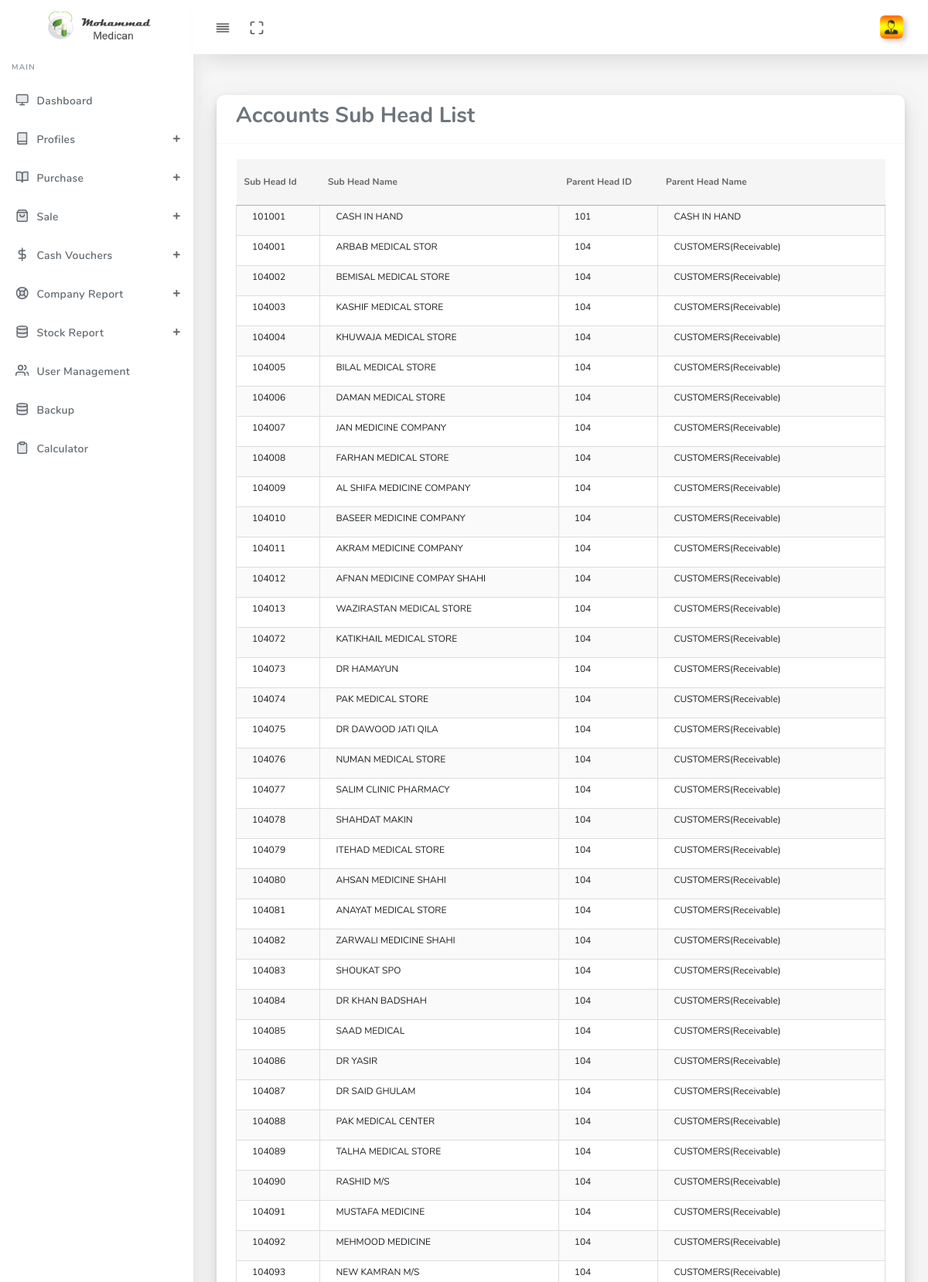
The page /subhead-list.php (signed in, upper part) on the database its author committed.
### tables this page shows
CREATE TABLE IF NOT EXISTS `subheads` (
  `sub_head_id` int(11) NOT NULL,
  `h_id` smallint(6) DEFAULT NULL,
  `acid` tinyint(4) DEFAULT NULL,
  `sub_head_name` varchar(31) DEFAULT NULL,
  `status` tinyint(4) DEFAULT NULL,
  PRIMARY KEY (`sub_head_id`)
);

CREATE TABLE IF NOT EXISTS `mainhead` (
  `h_id` smallint(6) NOT NULL,
  `acid` tinyint(4) DEFAULT NULL,
  `head_name` varchar(29) DEFAULT NULL,
  `status` tinyint(4) DEFAULT NULL,
  PRIMARY KEY (`h_id`)
);

### subhead-list.php (the view, shortened to what this page needs)
<?php
include "include/header.php";
?>
</head>
<body >
  <?php include "include/menu.php"; ?>
      <div class="main-content">
        <section class="section">
          <div class="section-body">
            <div class="row">
              <div class="col-12">
                <div class="card">
                  <div class="card-header">
                    <h3>Accounts Sub Head List</h3>
                  </div>
                  <div class="card-body">
                    <div class="table-responsive">
<table class="table table-striped table-hover text-dark mb-2" id="user_data" style="width:100%;">
<thead>
<tr>
<th >Sub Head Id</th>
<th >Sub Head Name</th>
<th >Parent Head ID</th>
<th >Parent Head Name</th>
</tr>
</thead>
<tbody>
<?php
include "db.php";
$q="select a.*,b.head_name
from subheads as a ,mainhead as b
where a.h_id=b.h_id
";
$s=$dbpdo->prepare($q);
$s->execute();
while($row = $s->fetch(PDO::FETCH_BOTH)){
echo "<tr>
<td>$row[0]</td>
<td>$row[3]</td>
<td>$row[1]</td>
<td>$row[5]</td>
</tr>
";
}
?>
  </tbody>
 </table>
               </div>
            </div></div>
            </div>
              </div>
            </div>
          </div>
     <?php include "include/footer.php";?>

### include/header.php (style rules this page uses)
#user_data { font-size:13px !important; color: #191d21 !important }
#user_data tr td { height: 0px; font-size: 12px; padding: 5px 5px 15px 20px; border: 1px solid #ddd !important; }
th { background-image: linear-gradient(#8ea0a0,#a9e0e2); border: 0px solid #333 !important; color: #583517; border-bottom: 1px solid #b5b0b0 !important; background: #ddd; font-size: 12px; }
thead { margin-bottom:5px; }

### rows shown on the page
subheads: sub_head_id "101001", sub_head_name "CASH IN HAND", h "101", h.head_name "CASH IN HAND"
subheads: sub_head_id "104001", sub_head_name "ARBAB MEDICAL STOR", h "104", h.head_name "CUSTOMERS(Receivable)"
subheads: sub_head_id "104002", sub_head_name "BEMISAL MEDICAL STORE", h "104", h.head_name "CUSTOMERS(Receivable)"
subheads: sub_head_id "104003", sub_head_name "KASHIF MEDICAL STORE", h "104", h.head_name "CUSTOMERS(Receivable)"
subheads: sub_head_id "104004", sub_head_name "KHUWAJA MEDICAL STORE", h "104", h.head_name "CUSTOMERS(Receivable)"
subheads: sub_head_id "104005", sub_head_name "BILAL MEDICAL STORE", h "104", h.head_name "CUSTOMERS(Receivable)"
subheads: sub_head_id "104006", sub_head_name "DAMAN MEDICAL STORE", h "104", h.head_name "CUSTOMERS(Receivable)"
subheads: sub_head_id "104007", sub_head_name "JAN MEDICINE COMPANY", h "104", h.head_name "CUSTOMERS(Receivable)"
subheads: sub_head_id "104008", sub_head_name "FARHAN MEDICAL STORE", h "104", h.head_name "CUSTOMERS(Receivable)"
subheads: sub_head_id "104009", sub_head_name "AL SHIFA MEDICINE COMPANY", h "104", h.head_name "CUSTOMERS(Receivable)"
subheads: sub_head_id "104010", sub_head_name "BASEER MEDICINE COMPANY", h "104", h.head_name "CUSTOMERS(Receivable)"
subheads: sub_head_id "104011", sub_head_name "AKRAM MEDICINE COMPANY", h "104", h.head_name "CUSTOMERS(Receivable)"
subheads: sub_head_id "104012", sub_head_name "AFNAN MEDICINE COMPAY SHAHI", h "104", h.head_name "CUSTOMERS(Receivable)"
subheads: sub_head_id "104013", sub_head_name "WAZIRASTAN MEDICAL STORE", h "104", h.head_name "CUSTOMERS(Receivable)"
subheads: sub_head_id "104072", sub_head_name "KATIKHAIL MEDICAL STORE", h "104", h.head_name "CUSTOMERS(Receivable)"
subheads: sub_head_id "104073", sub_head_name "DR HAMAYUN", h "104", h.head_name "CUSTOMERS(Receivable)"
subheads: sub_head_id "104074", sub_head_name "PAK MEDICAL STORE", h "104", h.head_name "CUSTOMERS(Receivable)"
subheads: sub_head_id "104075", sub_head_name "DR DAWOOD JATI QILA", h "104", h.head_name "CUSTOMERS(Receivable)"
subheads: sub_head_id "104076", sub_head_name "NUMAN MEDICAL STORE", h "104", h.head_name "CUSTOMERS(Receivable)"
subheads: sub_head_id "104077", sub_head_name "SALIM CLINIC PHARMACY", h "104", h.head_name "CUSTOMERS(Receivable)"
subheads: sub_head_id "104078", sub_head_name "SHAHDAT MAKIN", h "104", h.head_name "CUSTOMERS(Receivable)"
subheads: sub_head_id "104079", sub_head_name "ITEHAD MEDICAL STORE", h "104", h.head_name "CUSTOMERS(Receivable)"
subheads: sub_head_id "104080", sub_head_name "AHSAN MEDICINE SHAHI", h "104", h.head_name "CUSTOMERS(Receivable)"
subheads: sub_head_id "104081", sub_head_name "ANAYAT MEDICAL STORE", h "104", h.head_name "CUSTOMERS(Receivable)"
subheads: sub_head_id "104082", sub_head_name "ZARWALI MEDICINE SHAHI", h "104", h.head_name "CUSTOMERS(Receivable)"
subheads: sub_head_id "104083", sub_head_name "SHOUKAT SPO", h "104", h.head_name "CUSTOMERS(Receivable)"
subheads: sub_head_id "104084", sub_head_name "DR KHAN BADSHAH", h "104", h.head_name "CUSTOMERS(Receivable)"
subheads: sub_head_id "104085", sub_head_name "SAAD MEDICAL", h "104", h.head_name "CUSTOMERS(Receivable)"
subheads: sub_head_id "104086", sub_head_name "DR YASIR", h "104", h.head_name "CUSTOMERS(Receivable)"
subheads: sub_head_id "104087", sub_head_name "DR SAID GHULAM", h "104", h.head_name "CUSTOMERS(Receivable)"
subheads: sub_head_id "104088", sub_head_name "PAK MEDICAL CENTER", h "104", h.head_name "CUSTOMERS(Receivable)"
subheads: sub_head_id "104089", sub_head_name "TALHA MEDICAL STORE", h "104", h.head_name "CUSTOMERS(Receivable)"
subheads: sub_head_id "104090", sub_head_name "RASHID M/S", h "104", h.head_name "CUSTOMERS(Receivable)"
subheads: sub_head_id "104091", sub_head_name "MUSTAFA MEDICINE", h "104", h.head_name "CUSTOMERS(Receivable)"
subheads: sub_head_id "104092", sub_head_name "MEHMOOD MEDICINE", h "104", h.head_name "CUSTOMERS(Receivable)"
subheads: sub_head_id "104093", sub_head_name "NEW KAMRAN M/S", h "104", h.head_name "CUSTOMERS(Receivable)"
